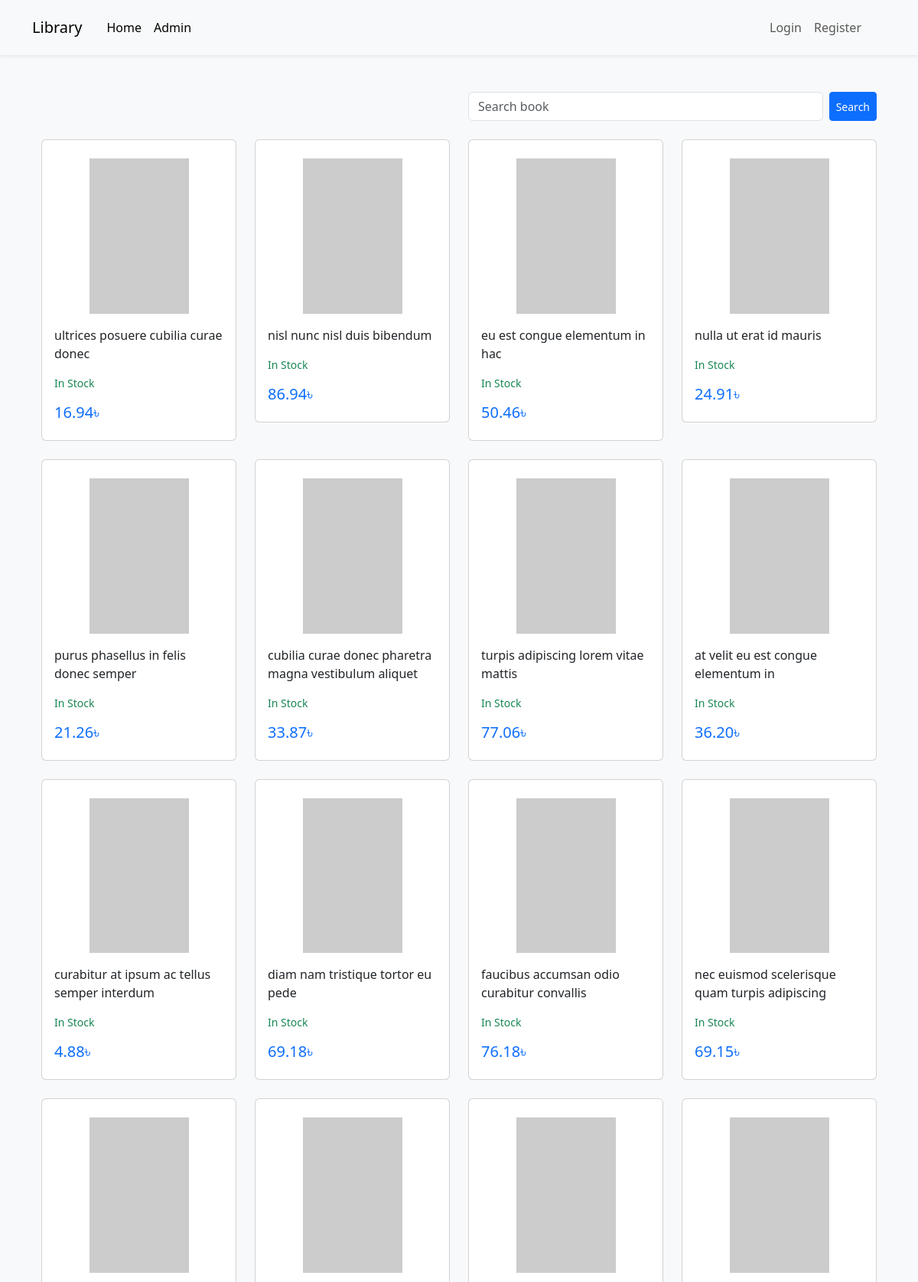
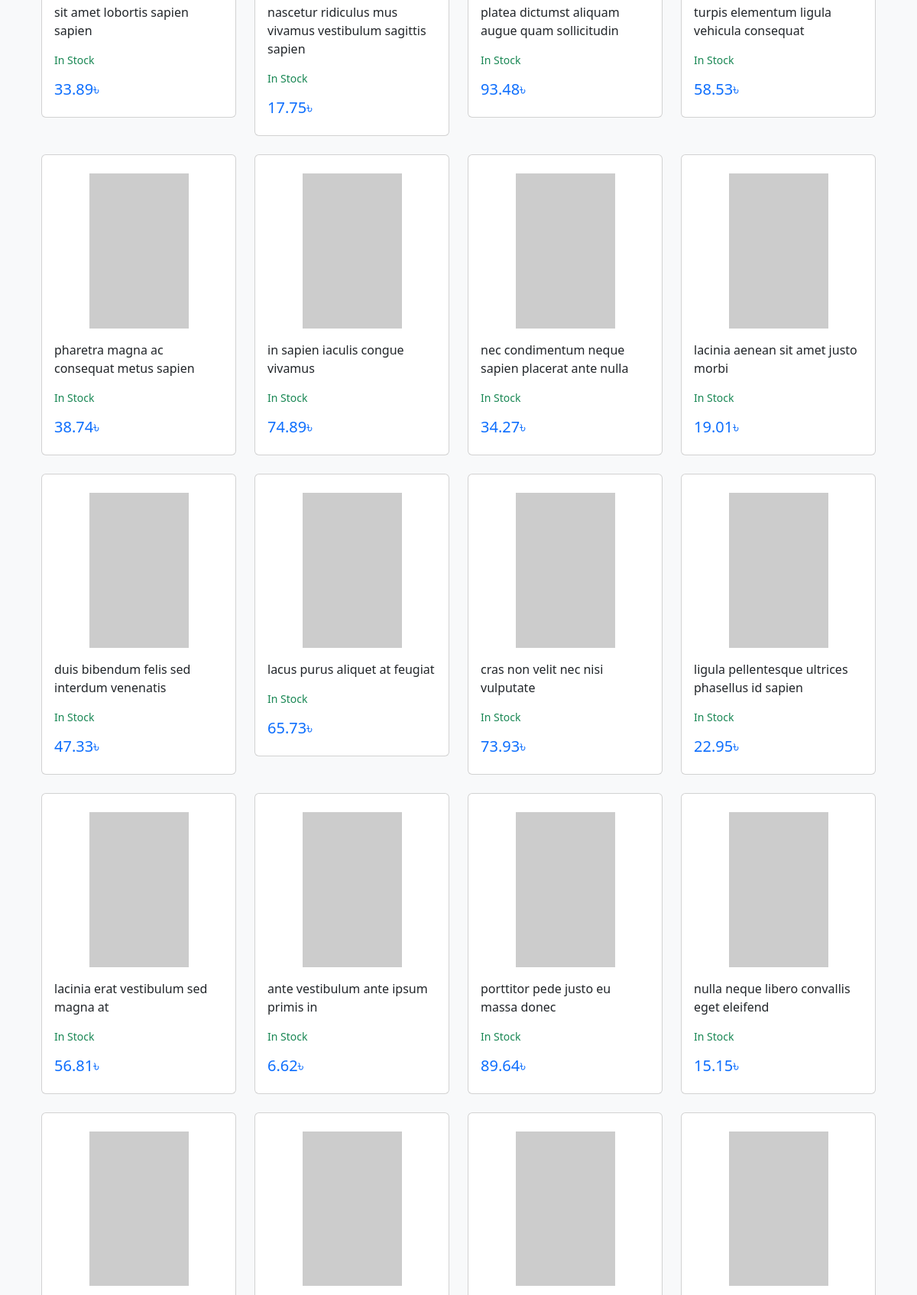
The page / (upper part) on the database its author committed (2 pictures, top to bottom).
### library/models.py (models this page shows, shortened)
class Book(models.Model):
    title = models.CharField(max_length=512)
    description = models.TextField()
    cover_image = models.URLField()
    published_at = models.DateField(auto_now_add=True)
    author = models.ManyToManyField(Author, related_name="books")
    category = models.ForeignKey(Category, on_delete=models.CASCADE)
    publication = models.ForeignKey(Publication, on_delete=models.CASCADE)
    inventory = models.PositiveIntegerField()
    price = models.DecimalField(max_digits=6, decimal_places=2)
    pages = models.PositiveIntegerField()
    isbn = models.CharField(max_length=13, blank=True, null=True)

### library/views.py (the view)
# urls.py: path("", views.BookListView.as_view(), name="home"),
class BookListView(ListView):
    model = Book
    paginate_by = 50
    context_object_name = "books"
    template_name = "library/books.html"
    def get_queryset(self) -> QuerySet[Any]:
        query = self.request.GET.get("search")
        if query:
            return (
                Book.objects.filter(title__icontains=query.lower())
                .select_related("publication")
                .select_related("category")
            )
        return Book.objects.select_related("publication").select_related("category")

### library/templates/library/books.html (shortened to what this page needs)
{% extends 'base.html' %} {% block content %} {% load static %}
<div class="row justify-content-end">
  <div class="col-lg-6">
    <form action="" method="get" class="mb-4 d-flex gap-2">
      <div class="form-group flex-grow-1">
        <input
          class="form-control"
          placeholder="Search book"
          name="search"
          type="text"
        />
      </div>
      <button class="btn btn-primary btn-sm">Search</button>
    </form>
  </div>
</div>
<div class="row g-4">
  {% for book in books %}
  <div class="col-sm-6 col-lg-4 col-xl-3">
    <div class="card overflow-hidden">
      <img class="book-image mx-auto mt-4" src="{{book.cover_image}}" alt="" />
      <div class="card-body">
        <a
          class="link-offset-2 text-dark link-underline link-underline-opacity-0"
          href="/books/{{book.id}}/"
          ><p class="text-bold m-0">{{book.title}}</p></a
        >
        {% if book.inventory > 5 %}
        <p class="text-sm text-success">In Stock</p>
        {% else %}
        <p class="text-sm text-danger">Low Stock</p>
        {% endif %}
        <h5 class="text-primary">{{book.price}}৳</h5>
      </div>
    </div>
  </div>
  {%endfor %}
</div>
 {% endblock %}

### templates/base.html (shortened to what this page needs)
{% load static %}
<!DOCTYPE html>
<html lang="en">
  <head>
    <link
      href="https://cdn.jsdelivr.net/npm/bootstrap@5.3.3/dist/css/bootstrap.min.css"
      rel="stylesheet"
    />
    <link
      rel="stylesheet"
      href="https://cdn.jsdelivr.net/npm/bootstrap-icons@1.3.0/font/bootstrap-icons.css"
    />
    <link rel="stylesheet" href="{% static 'css/base.css' %}" />
  </head>
  <body class="bg-light">
    <nav class="navbar navbar-expand-lg navbar-light bg-light shadow-sm">
      <div class="container">
        <a class="navbar-brand" href="{% url 'home' %}">Library</a>
        <div class="collapse navbar-collapse" id="navbarSupportedContent">
          <ul class="navbar-nav p-2 me-auto mb-2 mb-lg-0">
            <li class="nav-item">
              <a
                class="nav-link active"
                aria-current="page"
                href="{% url 'home' %}"
                >Home</a
              >
            </li>
            <li class="nav-item">
              <a class="nav-link active" aria-current="page" href="/admin/"
                >Admin</a
              >
            </li>
          </ul>
          <ul class="navbar-nav mb-2 mb-lg-0 me-4">
            {% if user.is_authenticated %}
            <li class="nav-item dropdown">
              <a
                class="nav-link dropdown-toggle"
                href="#"
                id="navbarDropdown"
                role="button"
                data-bs-toggle="dropdown"
                aria-expanded="false"
              >
                {{user.username}}
              </a>
              <ul class="dropdown-menu" aria-labelledby="navbarDropdown">
                <li><a class="dropdown-item" href="#">Edit</a></li>
                <li>
                  <a class="dropdown-item" href="{% url 'orders' %}">Orders</a>
                </li>
                <li>
                  <a class="dropdown-item" href="{% url 'logout' %}">Logout</a>
                </li>
              </ul>
            </li>
            {% else %}
            <li class="nav-item">
              <a class="nav-link" href="{% url 'login' %}" role="button"
                >Login</a
              >
            </li>
            <li class="nav-item">
              <a class="nav-link" href="{% url 'register' %}" role="button"
                >Register</a
              >
            </li>
            {% endif %}
          </ul>
        </div>
      </div>
    </nav>
    <div class="container mt-4 p-4 rounded-3">
      {%block content %} {% endblock%}
    </div>
  </body>
</html>

### static/css/base.css (style rules this page uses)
.text-sm { font-size: 14px; }
.book-image { width: 130px; }

### rows shown on the page
Book: title "ultrices posuere cubilia curae donec", inventory "In Stock", price "16.94"
Book: title "nisl nunc nisl duis bibendum", inventory "In Stock", price "86.94"
Book: title "eu est congue elementum in hac", inventory "In Stock", price "50.46"
Book: title "nulla ut erat id mauris", inventory "In Stock", price "24.91"
Book: title "purus phasellus in felis donec semper", inventory "In Stock", price "21.26"
Book: title "cubilia curae donec pharetra magna vestibulum aliquet", inventory "In Stock", price "33.87"
Book: title "turpis adipiscing lorem vitae mattis", inventory "In Stock", price "77.06"
Book: title "at velit eu est congue elementum in", inventory "In Stock", price "36.20"
Book: title "curabitur at ipsum ac tellus semper interdum", inventory "In Stock", price "4.88"
Book: title "diam nam tristique tortor eu pede", inventory "In Stock", price "69.18"
Book: title "faucibus accumsan odio curabitur convallis", inventory "In Stock", price "76.18"
Book: title "nec euismod scelerisque quam turpis adipiscing", inventory "In Stock", price "69.15"
Book: title "sit amet lobortis sapien sapien", inventory "In Stock", price "33.89"
Book: title "nascetur ridiculus mus vivamus vestibulum sagittis sapien", inventory "In Stock", price "17.75"
Book: title "platea dictumst aliquam augue quam sollicitudin", inventory "In Stock", price "93.48"
Book: title "turpis elementum ligula vehicula consequat", inventory "In Stock", price "58.53"
Book: title "pharetra magna ac consequat metus sapien", inventory "In Stock", price "38.74"
Book: title "in sapien iaculis congue vivamus", inventory "In Stock", price "74.89"
Book: title "nec condimentum neque sapien placerat ante nulla", inventory "In Stock", price "34.27"
Book: title "lacinia aenean sit amet justo morbi", inventory "In Stock", price "19.01"
Book: title "duis bibendum felis sed interdum venenatis", inventory "In Stock", price "47.33"
Book: title "lacus purus aliquet at feugiat", inventory "In Stock", price "65.73"
Book: title "cras non velit nec nisi vulputate", inventory "In Stock", price "73.93"
Book: title "ligula pellentesque ultrices phasellus id sapien", inventory "In Stock", price "22.95"
Book: title "lacinia erat vestibulum sed magna at", inventory "In Stock", price "56.81"
Book: title "ante vestibulum ante ipsum primis in", inventory "In Stock", price "6.62"
Book: title "porttitor pede justo eu massa donec", inventory "In Stock", price "89.64"
Book: title "nulla neque libero convallis eget eleifend", inventory "In Stock", price "15.15"
